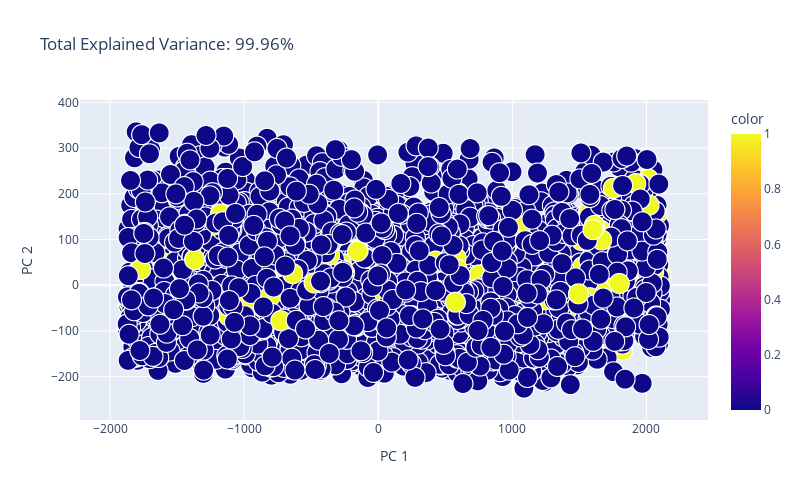

Notebook cell for this chart:
### Markdown cell above
##### Apply PCA to get the features for modelling

### Code cell
# 2 components
pca_2 = PCA(n_components = 2)
# features after pca
components_2 = pca_2.fit_transform(X_train)

total_var = pca_2.explained_variance_ratio_.sum() * 100

fig_pca = px.scatter(components_2, x = 0, y = 1, color = y_train, size = 0.1 * np.ones(len(X_train)), opacity = 1,
                     title = f'Total Explained Variance: {total_var:.2f}%',
                     labels = {'0': 'PC 1', '1': 'PC 2'},
                     width = 800, height = 500)
fig_pca.show()

### Figure 1 — Plotly figure (JSON) as saved in the notebook; plotly's stock layout.template omitted (floating-point values rounded to 4 significant figures; data arrays with more than 128 entries replaced by an {"elided": "..."} marker saying what was removed)
{"data": [{"hovertemplate": "PC 1=%{x}<br>PC 2=%{y}<br>size=%{marker.size}<br>color=%{marker.color}<extra></extra>", "legendgroup": "", "marker": {"color": {"elided": "3577 int values"}, "coloraxis": "coloraxis", "opacity": 1, "size": {"elided": "3577 float values"}, "sizemode": "area", "sizeref": 0.00025, "symbol": "circle"}, "mode": "markers", "name": "", "showlegend": false, "x": {"elided": "3577 float values"}, "xaxis": "x", "y": {"elided": "3577 float values"}, "yaxis": "y", "type": "scattergl"}], "layout": {"xaxis": {"anchor": "y", "domain": [0.0, 1.0], "title": {"text": "PC 1"}}, "yaxis": {"anchor": "x", "domain": [0.0, 1.0], "title": {"text": "PC 2"}}, "coloraxis": {"colorbar": {"title": {"text": "color"}}, "colorscale": [[0.0, "#0d0887"], [0.1111, "#46039f"], [0.2222, "#7201a8"], [0.3333, "#9c179e"], [0.4444, "#bd3786"], [0.5556, "#d8576b"], [0.6667, "#ed7953"], [0.7778, "#fb9f3a"], [0.8889, "#fdca26"], [1.0, "#f0f921"]]}, "legend": {"tracegroupgap": 0, "itemsizing": "constant"}, "title": {"text": "Total Explained Variance: 99.96%"}, "height": 500, "width": 800}}
